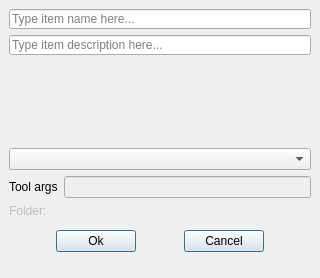
<?xml version="1.0" encoding="utf-8"?>
<!--
######################################################################################################################
# Copyright (C) 2017 - 2019 Spine project consortium
# This file is part of Spine Toolbox.
# Spine Toolbox is free software: you can redistribute it and/or modify it under the terms of the GNU Lesser General
# Public License as published by the Free Software Foundation, either version 3 of the License, or (at your option)
# any later version. This program is distributed in the hope that it will be useful, but WITHOUT ANY WARRANTY;
# without even the implied warranty of MERCHANTABILITY or FITNESS FOR A PARTICULAR PURPOSE. See the GNU Lesser General
# Public License for more details. You should have received a copy of the GNU Lesser General Public License along with
# this program. If not, see <http://www.gnu.org/licenses/>.
######################################################################################################################
-->
<ui version="4.0">
 <class>Form</class>
 <widget class="QWidget" name="Form">
  <property name="windowModality">
   <enum>Qt::ApplicationModal</enum>
  </property>
  <property name="geometry">
   <rect>
    <x>0</x>
    <y>0</y>
    <width>320</width>
    <height>278</height>
   </rect>
  </property>
  <property name="sizePolicy">
   <sizepolicy hsizetype="Fixed" vsizetype="Fixed">
    <horstretch>0</horstretch>
    <verstretch>0</verstretch>
   </sizepolicy>
  </property>
  <property name="windowTitle">
   <string>Add Tool</string>
  </property>
  <layout class="QVBoxLayout" name="verticalLayout_2">
   <property name="spacing">
    <number>0</number>
   </property>
   <property name="leftMargin">
    <number>0</number>
   </property>
   <property name="topMargin">
    <number>0</number>
   </property>
   <property name="rightMargin">
    <number>0</number>
   </property>
   <property name="bottomMargin">
    <number>0</number>
   </property>
   <item>
    <layout class="QVBoxLayout" name="verticalLayout">
     <property name="spacing">
      <number>6</number>
     </property>
     <property name="leftMargin">
      <number>9</number>
     </property>
     <property name="topMargin">
      <number>9</number>
     </property>
     <property name="rightMargin">
      <number>9</number>
     </property>
     <property name="bottomMargin">
      <number>0</number>
     </property>
     <item>
      <widget class="QLineEdit" name="lineEdit_name">
       <property name="sizePolicy">
        <sizepolicy hsizetype="Expanding" vsizetype="Fixed">
         <horstretch>0</horstretch>
         <verstretch>0</verstretch>
        </sizepolicy>
       </property>
       <property name="minimumSize">
        <size>
         <width>220</width>
         <height>20</height>
        </size>
       </property>
       <property name="maximumSize">
        <size>
         <width>5000</width>
         <height>20</height>
        </size>
       </property>
       <property name="toolTip">
        <string>&lt;html&gt;&lt;head/&gt;&lt;body&gt;&lt;p&gt;Item name (required)&lt;/p&gt;&lt;/body&gt;&lt;/html&gt;</string>
       </property>
       <property name="placeholderText">
        <string>Type item name here...</string>
       </property>
       <property name="clearButtonEnabled">
        <bool>true</bool>
       </property>
      </widget>
     </item>
     <item>
      <widget class="QLineEdit" name="lineEdit_description">
       <property name="sizePolicy">
        <sizepolicy hsizetype="Expanding" vsizetype="Fixed">
         <horstretch>0</horstretch>
         <verstretch>0</verstretch>
        </sizepolicy>
       </property>
       <property name="minimumSize">
        <size>
         <width>220</width>
         <height>20</height>
        </size>
       </property>
       <property name="maximumSize">
        <size>
         <width>5000</width>
         <height>20</height>
        </size>
       </property>
       <property name="toolTip">
        <string>&lt;html&gt;&lt;head/&gt;&lt;body&gt;&lt;p&gt;Item description (optional)&lt;/p&gt;&lt;/body&gt;&lt;/html&gt;</string>
       </property>
       <property name="placeholderText">
        <string>Type item description here...</string>
       </property>
       <property name="clearButtonEnabled">
        <bool>true</bool>
       </property>
      </widget>
     </item>
     <item>
      <spacer name="verticalSpacer">
       <property name="orientation">
        <enum>Qt::Vertical</enum>
       </property>
       <property name="sizeHint" stdset="0">
        <size>
         <width>20</width>
         <height>72</height>
        </size>
       </property>
      </spacer>
     </item>
     <item>
      <widget class="QComboBox" name="comboBox_tool"/>
     </item>
     <item>
      <layout class="QHBoxLayout" name="horizontalLayout">
       <item>
        <widget class="QLabel" name="label">
         <property name="text">
          <string>Tool args</string>
         </property>
        </widget>
       </item>
       <item>
        <widget class="QLineEdit" name="lineEdit_tool_args">
         <property name="enabled">
          <bool>false</bool>
         </property>
         <property name="cursor">
          <cursorShape>ArrowCursor</cursorShape>
         </property>
         <property name="focusPolicy">
          <enum>Qt::NoFocus</enum>
         </property>
         <property name="toolTip">
          <string>&lt;html&gt;&lt;head/&gt;&lt;body&gt;&lt;p&gt;Tool command line arguments&lt;/p&gt;&lt;/body&gt;&lt;/html&gt;</string>
         </property>
         <property name="readOnly">
          <bool>true</bool>
         </property>
        </widget>
       </item>
      </layout>
     </item>
     <item>
      <widget class="QLabel" name="label_folder">
       <property name="enabled">
        <bool>false</bool>
       </property>
       <property name="contextMenuPolicy">
        <enum>Qt::NoContextMenu</enum>
       </property>
       <property name="toolTip">
        <string>&lt;html&gt;&lt;head/&gt;&lt;body&gt;&lt;p&gt;Folder name that is created to project folder&lt;/p&gt;&lt;/body&gt;&lt;/html&gt;</string>
       </property>
       <property name="text">
        <string>Folder:</string>
       </property>
       <property name="indent">
        <number>-1</number>
       </property>
      </widget>
     </item>
     <item>
      <layout class="QHBoxLayout" name="horizontalLayout_2">
       <property name="spacing">
        <number>0</number>
       </property>
       <property name="leftMargin">
        <number>0</number>
       </property>
       <property name="topMargin">
        <number>6</number>
       </property>
       <property name="rightMargin">
        <number>0</number>
       </property>
       <property name="bottomMargin">
        <number>6</number>
       </property>
       <item>
        <spacer name="horizontalSpacer">
         <property name="orientation">
          <enum>Qt::Horizontal</enum>
         </property>
         <property name="sizeHint" stdset="0">
          <size>
           <width>40</width>
           <height>20</height>
          </size>
         </property>
        </spacer>
       </item>
       <item>
        <widget class="QPushButton" name="pushButton_ok">
         <property name="text">
          <string>Ok</string>
         </property>
         <property name="default">
          <bool>true</bool>
         </property>
        </widget>
       </item>
       <item>
        <spacer name="horizontalSpacer_3">
         <property name="orientation">
          <enum>Qt::Horizontal</enum>
         </property>
         <property name="sizeHint" stdset="0">
          <size>
           <width>40</width>
           <height>20</height>
          </size>
         </property>
        </spacer>
       </item>
       <item>
        <widget class="QPushButton" name="pushButton_cancel">
         <property name="text">
          <string>Cancel</string>
         </property>
         <property name="default">
          <bool>true</bool>
         </property>
        </widget>
       </item>
       <item>
        <spacer name="horizontalSpacer_2">
         <property name="orientation">
          <enum>Qt::Horizontal</enum>
         </property>
         <property name="sizeHint" stdset="0">
          <size>
           <width>40</width>
           <height>20</height>
          </size>
         </property>
        </spacer>
       </item>
      </layout>
     </item>
    </layout>
   </item>
   <item>
    <layout class="QHBoxLayout" name="horizontalLayout_statusbar_placeholder">
     <property name="bottomMargin">
      <number>0</number>
     </property>
     <item>
      <widget class="QWidget" name="widget_invisible_dummy" native="true">
       <property name="sizePolicy">
        <sizepolicy hsizetype="Fixed" vsizetype="Fixed">
         <horstretch>0</horstretch>
         <verstretch>0</verstretch>
        </sizepolicy>
       </property>
       <property name="minimumSize">
        <size>
         <width>0</width>
         <height>20</height>
        </size>
       </property>
       <property name="maximumSize">
        <size>
         <width>0</width>
         <height>20</height>
        </size>
       </property>
      </widget>
     </item>
    </layout>
   </item>
  </layout>
 </widget>
 <tabstops>
  <tabstop>lineEdit_name</tabstop>
  <tabstop>lineEdit_description</tabstop>
  <tabstop>comboBox_tool</tabstop>
  <tabstop>lineEdit_tool_args</tabstop>
  <tabstop>pushButton_ok</tabstop>
  <tabstop>pushButton_cancel</tabstop>
 </tabstops>
 <resources/>
 <connections/>
</ui>
